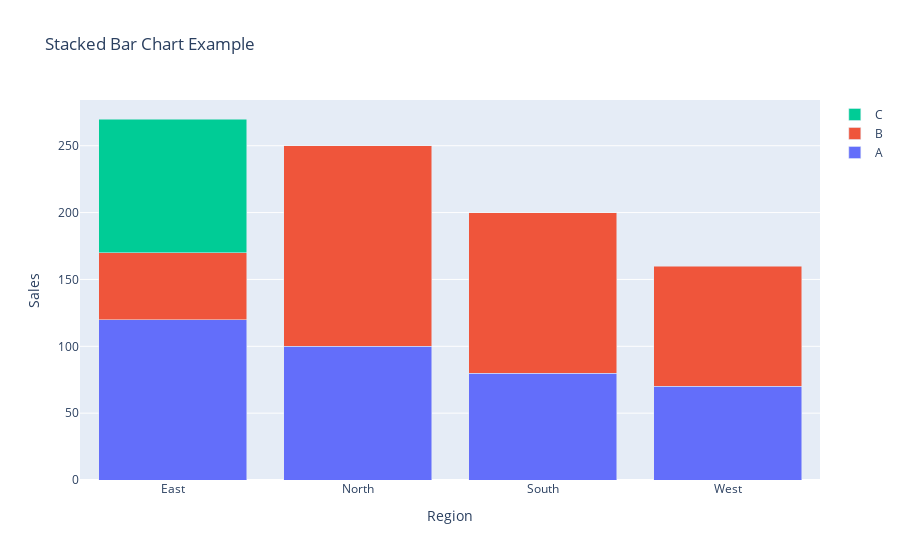

The notebook cell saved with this chart:
### Code cell
# Example usage
data = {
    'Region': ['North', 'North', 'South', 'South', 'East', 'East', 'West', 'West', 'East'],
    'Product': ['A', 'B', 'A', 'B', 'A', 'B', 'A', 'B', 'C'],
    'Sales': [100, 150, 80, 120, 120, 50, 70, 90, 100]
}

df = pd.DataFrame(data)
plot_stacked_bar_chart(dataframe=df, x_column='Region', values_column='Sales', group_column='Product',
                       title='Stacked Bar Chart Example', horizontal=False)

### Figure 1 — Plotly figure (JSON) as saved in the notebook; plotly's stock layout.template omitted (floating-point values rounded to 4 significant figures)
{"data": [{"marker": {"colorscale": [[0, "#440154"], [0.1111, "#482878"], [0.2222, "#3e4989"], [0.3333, "#31688e"], [0.4444, "#26828e"], [0.5556, "#1f9e89"], [0.6667, "#35b779"], [0.7778, "#6ece58"], [0.8889, "#b5de2b"], [1, "#fde725"]]}, "name": "A", "type": "bar", "x": ["East", "North", "South", "West"], "y": [120, 100, 80, 70]}, {"marker": {"colorscale": [[0, "#440154"], [0.1111, "#482878"], [0.2222, "#3e4989"], [0.3333, "#31688e"], [0.4444, "#26828e"], [0.5556, "#1f9e89"], [0.6667, "#35b779"], [0.7778, "#6ece58"], [0.8889, "#b5de2b"], [1, "#fde725"]]}, "name": "B", "type": "bar", "x": ["East", "North", "South", "West"], "y": [50, 150, 120, 90]}, {"marker": {"colorscale": [[0, "#440154"], [0.1111, "#482878"], [0.2222, "#3e4989"], [0.3333, "#31688e"], [0.4444, "#26828e"], [0.5556, "#1f9e89"], [0.6667, "#35b779"], [0.7778, "#6ece58"], [0.8889, "#b5de2b"], [1, "#fde725"]]}, "name": "C", "type": "bar", "x": ["East", "North", "South", "West"], "y": [100, null, null, null]}], "layout": {"barmode": "stack", "showlegend": true, "title": {"text": "Stacked Bar Chart Example"}, "xaxis": {"title": {"text": "Region"}}, "yaxis": {"title": {"text": "Sales"}}}}
